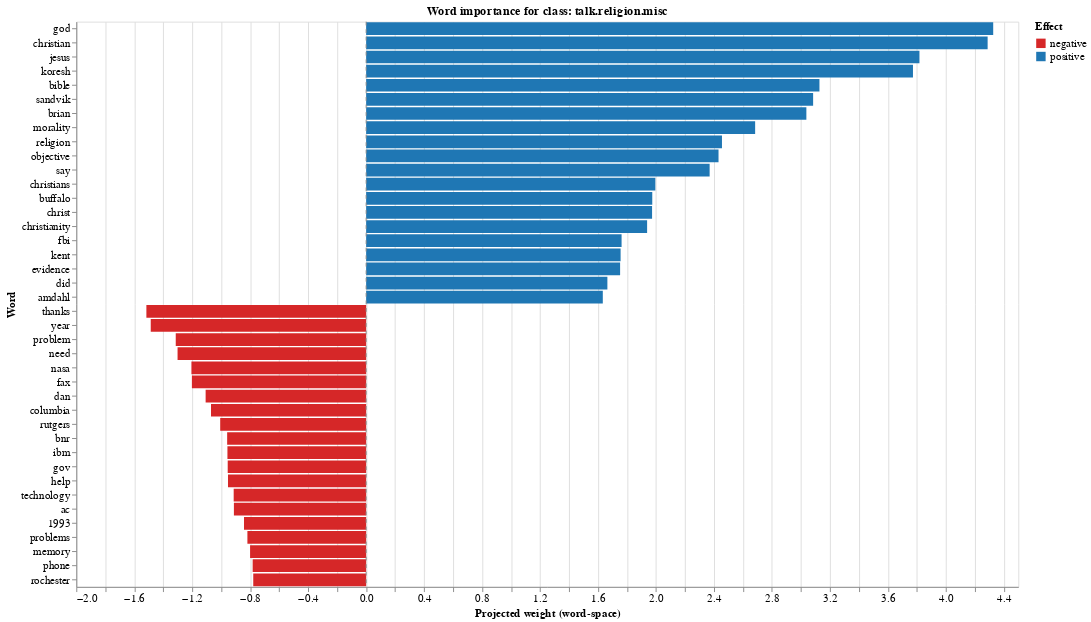

Notebook cell for this chart:
### Code cell
plot_word_importance(cls, k=20)

### Figure 1 — Vega specification as saved in the notebook (floating-point values rounded to 4 significant figures)
{"$schema": "https://vega.github.io/schema/vega/v5.json", "data": [{"name": "source_0"}, {"name": "data_0", "values": [{"class_name": "talk.religion.misc", "sign": "positive", "weight": 4.327, "weight_end": 4.327, "weight_start": 0.0, "word": "god"}, {"class_name": "talk.religion.misc", "sign": "positive", "weight": 4.288, "weight_end": 4.288, "weight_start": 0.0, "word": "christian"}, {"class_name": "talk.religion.misc", "sign": "positive", "weight": 3.818, "weight_end": 3.818, "weight_start": 0.0, "word": "jesus"}, {"class_name": "talk.religion.misc", "sign": "positive", "weight": 3.773, "weight_end": 3.773, "weight_start": 0.0, "word": "koresh"}, {"class_name": "talk.religion.misc", "sign": "positive", "weight": 3.128, "weight_end": 3.128, "weight_start": 0.0, "word": "bible"}, {"class_name": "talk.religion.misc", "sign": "positive", "weight": 3.084, "weight_end": 3.084, "weight_start": 0.0, "word": "sandvik"}, {"class_name": "talk.religion.misc", "sign": "positive", "weight": 3.038, "weight_end": 3.038, "weight_start": 0.0, "word": "brian"}, {"class_name": "talk.religion.misc", "sign": "positive", "weight": 2.684, "weight_end": 2.684, "weight_start": 0.0, "word": "morality"}, {"class_name": "talk.religion.misc", "sign": "positive", "weight": 2.455, "weight_end": 2.455, "weight_start": 0.0, "word": "religion"}, {"class_name": "talk.religion.misc", "sign": "positive", "weight": 2.431, "weight_end": 2.431, "weight_start": 0.0, "word": "objective"}, {"class_name": "talk.religion.misc", "sign": "positive", "weight": 2.37, "weight_end": 2.37, "weight_start": 0.0, "word": "say"}, {"class_name": "talk.religion.misc", "sign": "positive", "weight": 1.996, "weight_end": 1.996, "weight_start": 0.0, "word": "christians"}, {"class_name": "talk.religion.misc", "sign": "positive", "weight": 1.974, "weight_end": 1.974, "weight_start": 0.0, "word": "buffalo"}, {"class_name": "talk.religion.misc", "sign": "positive", "weight": 1.973, "weight_end": 1.973, "weight_start": 0.0, "word": "christ"}, {"class_name": "talk.religion.misc", "sign": "positive", "weight": 1.939, "weight_end": 1.939, "weight_start": 0.0, "word": "christianity"}, {"class_name": "talk.religion.misc", "sign": "positive", "weight": 1.763, "weight_end": 1.763, "weight_start": 0.0, "word": "fbi"}, {"class_name": "talk.religion.misc", "sign": "positive", "weight": 1.756, "weight_end": 1.756, "weight_start": 0.0, "word": "kent"}, {"class_name": "talk.religion.misc", "sign": "positive", "weight": 1.752, "weight_end": 1.752, "weight_start": 0.0, "word": "evidence"}, {"class_name": "talk.religion.misc", "sign": "positive", "weight": 1.665, "weight_end": 1.665, "weight_start": 0.0, "word": "did"}, {"class_name": "talk.religion.misc", "sign": "positive", "weight": 1.633, "weight_end": 1.633, "weight_start": 0.0, "word": "amdahl"}, {"class_name": "talk.religion.misc", "sign": "negative", "weight": -1.516, "weight_end": -1.516, "weight_start": 0.0, "word": "thanks"}, {"class_name": "talk.religion.misc", "sign": "negative", "weight": -1.486, "weight_end": -1.486, "weight_start": 0.0, "word": "year"}, {"class_name": "talk.religion.misc", "sign": "negative", "weight": -1.314, "weight_end": -1.314, "weight_start": 0.0, "word": "problem"}, {"class_name": "talk.religion.misc", "sign": "negative", "weight": -1.301, "weight_end": -1.301, "weight_start": 0.0, "word": "need"}, {"class_name": "talk.religion.misc", "sign": "negative", "weight": -1.206, "weight_end": -1.206, "weight_start": 0.0, "word": "nasa"}, {"class_name": "talk.religion.misc", "sign": "negative", "weight": -1.202, "weight_end": -1.202, "weight_start": 0.0, "word": "fax"}, {"class_name": "talk.religion.misc", "sign": "negative", "weight": -1.108, "weight_end": -1.108, "weight_start": 0.0, "word": "dan"}, {"class_name": "talk.religion.misc", "sign": "negative", "weight": -1.071, "weight_end": -1.071, "weight_start": 0.0, "word": "columbia"}, {"class_name": "talk.religion.misc", "sign": "negative", "weight": -1.007, "weight_end": -1.007, "weight_start": 0.0, "word": "rutgers"}, {"class_name": "talk.religion.misc", "sign": "negative", "weight": -0.9591, "weight_end": -0.9591, "weight_start": 0.0, "word": "bnr"}, {"class_name": "talk.religion.misc", "sign": "negative", "weight": -0.9572, "weight_end": -0.9572, "weight_start": 0.0, "word": "ibm"}, {"class_name": "talk.religion.misc", "sign": "negative", "weight": -0.9552, "weight_end": -0.9552, "weight_start": 0.0, "word": "gov"}, {"class_name": "talk.religion.misc", "sign": "negative", "weight": -0.9533, "weight_end": -0.9533, "weight_start": 0.0, "word": "help"}, {"class_name": "talk.religion.misc", "sign": "negative", "weight": -0.914, "weight_end": -0.914, "weight_start": 0.0, "word": "technology"}, {"class_name": "talk.religion.misc", "sign": "negative", "weight": -0.9125, "weight_end": -0.9125, "weight_start": 0.0, "word": "ac"}, {"class_name": "talk.religion.misc", "sign": "negative", "weight": -0.8428, "weight_end": -0.8428, "weight_start": 0.0, "word": "1993"}, {"class_name": "talk.religion.misc", "sign": "negative", "weight": -0.8194, "weight_end": -0.8194, "weight_start": 0.0, "word": "problems"}, {"class_name": "talk.religion.misc", "sign": "negative", "weight": -0.8008, "weight_end": -0.8008, "weight_start": 0.0, "word": "memory"}, {"class_name": "talk.religion.misc", "sign": "negative", "weight": -0.7831, "weight_end": -0.7831, "weight_start": 0.0, "word": "phone"}, {"class_name": "talk.religion.misc", "sign": "negative", "weight": -0.779, "weight_end": -0.779, "weight_start": 0.0, "word": "rochester"}]}, {"name": "source_1", "values": [{"x": 0}]}, {"name": "source_0_y_domain_word", "values": [{"sort_field": 4.327, "word": "god"}, {"sort_field": 4.288, "word": "christian"}, {"sort_field": 3.818, "word": "jesus"}, {"sort_field": 3.773, "word": "koresh"}, {"sort_field": 3.128, "word": "bible"}, {"sort_field": 3.084, "word": "sandvik"}, {"sort_field": 3.038, "word": "brian"}, {"sort_field": 2.684, "word": "morality"}, {"sort_field": 2.455, "word": "religion"}, {"sort_field": 2.431, "word": "objective"}, {"sort_field": 2.37, "word": "say"}, {"sort_field": 1.996, "word": "christians"}, {"sort_field": 1.974, "word": "buffalo"}, {"sort_field": 1.973, "word": "christ"}, {"sort_field": 1.939, "word": "christianity"}, {"sort_field": 1.763, "word": "fbi"}, {"sort_field": 1.756, "word": "kent"}, {"sort_field": 1.752, "word": "evidence"}, {"sort_field": 1.665, "word": "did"}, {"sort_field": 1.633, "word": "amdahl"}, {"sort_field": 1.516, "word": "thanks"}, {"sort_field": 1.486, "word": "year"}, {"sort_field": 1.314, "word": "problem"}, {"sort_field": 1.301, "word": "need"}, {"sort_field": 1.206, "word": "nasa"}, {"sort_field": 1.202, "word": "fax"}, {"sort_field": 1.108, "word": "dan"}, {"sort_field": 1.071, "word": "columbia"}, {"sort_field": 1.007, "word": "rutgers"}, {"sort_field": 0.9591, "word": "bnr"}, {"sort_field": 0.9572, "word": "ibm"}, {"sort_field": 0.9552, "word": "gov"}, {"sort_field": 0.9533, "word": "help"}, {"sort_field": 0.914, "word": "technology"}, {"sort_field": 0.9125, "word": "ac"}, {"sort_field": 0.8428, "word": "1993"}, {"sort_field": 0.8194, "word": "problems"}, {"sort_field": 0.8008, "word": "memory"}, {"sort_field": 0.7831, "word": "phone"}, {"sort_field": 0.779, "word": "rochester"}]}], "marks": [{"type": "rect", "name": "layer_0_marks", "from": {"data": "data_0"}, "encode": {"update": {"height": {"signal": "max(0.25, bandwidth('y'))"}, "fill": {"field": "sign", "scale": "color"}, "tooltip": {"signal": "{\"Word\": isValid(datum[\"word\"]) ? datum[\"word\"] : \"\"+datum[\"word\"], \"Weight\": format(datum[\"weight\"], \".4f\"), \"Effect\": isValid(datum[\"sign\"]) ? datum[\"sign\"] : \"\"+datum[\"sign\"], \"Class\": isValid(datum[\"class_name\"]) ? datum[\"class_name\"] : \"\"+datum[\"class_name\"]}"}, "x": {"field": "weight_end", "scale": "x"}, "y": {"field": "word", "scale": "y"}, "x2": {"field": "weight_start", "scale": "x"}}}, "style": ["bar"]}, {"type": "rule", "name": "layer_1_marks", "from": {"data": "source_1"}, "encode": {"update": {"y": {"value": 0}, "y2": {"field": {"signal": null, "datum": null, "group": "height", "parent": null}}, "stroke": {"value": "#888"}, "strokeDash": {"value": [4, 4]}, "x": {"field": "x", "scale": "x"}}}, "style": ["rule"]}], "scales": [{"name": "x", "type": "linear", "domain": {"fields": [{"data": "data_0", "field": "weight_start"}, {"data": "data_0", "field": "weight_end"}, {"data": "source_1", "field": "x"}]}, "range": [0, {"signal": "width"}], "nice": true, "zero": true}, {"name": "y", "type": "band", "domain": {"data": "source_0_y_domain_word", "field": "word", "sort": {"op": "max", "field": "sort_field", "order": "descending"}}, "range": [0, {"signal": "height"}], "paddingInner": 0.1, "paddingOuter": 0.05}, {"name": "color", "type": "ordinal", "domain": ["negative", "positive"], "range": ["#d62728", "#1f77b4"]}], "axes": [{"scale": "x", "gridScale": "y", "domain": false, "maxExtent": 0, "zindex": 0, "labels": false, "orient": "bottom", "ticks": false, "grid": true, "aria": false, "tickCount": {"signal": "ceil(width/40)"}, "minExtent": 0}, {"scale": "x", "orient": "bottom", "title": "Projected weight (word-space)", "labelFlush": true, "labelOverlap": true, "tickCount": {"signal": "ceil(width/40)"}, "zindex": 0, "grid": false}, {"scale": "y", "title": "Word", "grid": false, "zindex": 0, "orient": "left"}], "title": {"text": "Word importance for class: talk.religion.misc", "frame": "group"}, "padding": 5, "style": "cell", "config": {"axis": {"labelFontSize": 12, "titleFontSize": 12}, "legend": {"labelFontSize": 12, "titleFontSize": 12}}, "width": 1000, "height": 600, "background": "white", "legends": [{"title": "Effect", "fill": "color", "symbolType": "square"}]}
